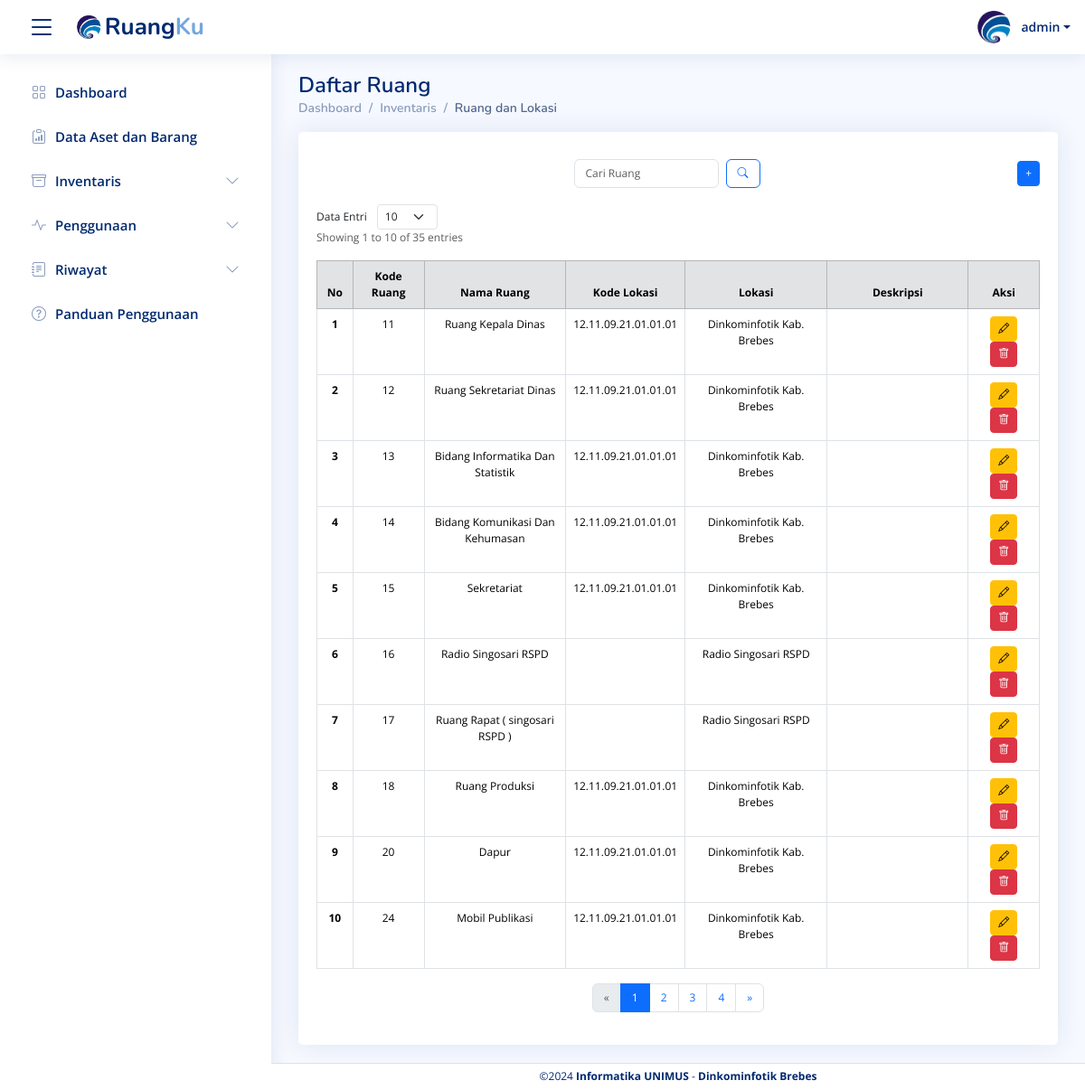
The page /lokasi.php (signed in) on the database its author committed.
### tables this page shows
CREATE TABLE `lokasi` (
  `id_lokasi` varchar(50) NOT NULL,
  `nama_lokasi` varchar(100) NOT NULL,
  `bid_lokasi` varchar(50) DEFAULT NULL,
  `tempat_lokasi` varchar(100) DEFAULT NULL,
  `kategori_lokasi` varchar(50) DEFAULT NULL,
  `desk_lokasi` text
);

### proses/lokasi/get data/get_lokasi.php (called while the page is built, shortened)
<?php
include('koneksi/koneksi.php');
$limit = isset($_GET['limit']) ? (int)$_GET['limit'] : 10;
$page = isset($_GET['page']) ? (int)$_GET['page'] : 1;
$start = ($page - 1) * $limit;
$search_query = "";
$search_params = [];
$param_types = "";
$sql = "SELECT * FROM lokasi $search_query LIMIT ?, ?";
$stmt = mysqli_prepare($conn, $sql);
$param_types .= "ii";
array_push($search_params, $start, $limit);
mysqli_stmt_bind_param($stmt, $param_types, ...$search_params);
mysqli_stmt_execute($stmt);
$result = mysqli_stmt_get_result($stmt);
$count_sql = "SELECT COUNT(*) AS total FROM lokasi $search_query";
$count_stmt = mysqli_prepare($conn, $count_sql);
mysqli_stmt_execute($count_stmt);
$count_result = mysqli_stmt_get_result($count_stmt);
$total_records = mysqli_fetch_assoc($count_result)['total'];
$total_pages = ceil($total_records / $limit);
$end = min($start + $limit, $total_records);
$showing_text = "Showing " . ($start + 1) . " to " . $end . " of " . $total_records . " entries";
$offset = $start;
$no = $offset + 1;
$visible_pages = 3;
$start_page = max(1, $page - floor($visible_pages / 2));
if ($page <= ceil($visible_pages / 2)) {
    $end_page = min($total_pages, $visible_pages);
}
?>

### lokasi.php (the view, shortened to what this page needs)
<?php
include("component/header.php");
include("proses/lokasi/get data/get_lokasi.php");
?>
<main id="main" class="main">
  <div class="pagetitle">
    <h1>Daftar Ruang</h1>
    <nav>
      <ol class="breadcrumb">
        <li class="breadcrumb-item"><a href="home.php">Dashboard</a></li>
        <li class="breadcrumb-item">Inventaris</li>
        <li class="breadcrumb-item active">Ruang dan Lokasi</li>
      </ol>
    </nav>
  </div>
  <div class="card">
    <div class="card-body" style="padding-top: 20px;">
      <div class="d-flex justify-content-between align-items-center mb-2" style="padding-top: 10px; padding-bottom: 10px">
        <div class="flex-grow-1 d-flex justify-content-center">
          <div class="search-bar">
            <form class="search-form d-flex align-items-center" method="GET" action="">
              <input type="text" name="query" placeholder="Cari Ruang" title="Cari Ruangan" class="form-control me-2" value="<?= isset($_GET['query']) ? htmlspecialchars($_GET['query']) : ''; ?>">
              <button type="submit" title="Cari" class="btn btn-outline-primary">
                <i class="bi bi-search"></i>
              </button>
            </form>
          </div>
        </div>
        <div>
          <a href="frm_tambah_lokasi.php" class="btn btn-primary btn-sm" title="Tambah Data Ruang">+
          </a>
        </div>
      </div>
      <div>
        <form method="GET" action="">
          <label for="entries" class="me-2">Data Entri</label>
          <select name="limit" id="entries" onchange="this.form.submit()" class="form-select form-select-sm" style="width: auto; display: inline-block;">
            <option value="10" <?= ($limit == 10) ? 'selected' : ''; ?>>10</option>
          </select>
        </form>
      </div>
      <?php
      echo "<p class='text-muted'>$showing_text</p>";
      ?>
      <div class="table-responsive">
        <table class="table table-bordered" style="font-size: 14px;">
          <thead class="table-secondary text-center">
            <tr>
              <th scope="col" style="width: 5%;">No</th>
              <th scope="col" style="width: 10%;">Kode Ruang</th>
              <th scope="col" style="width: 20%;">Nama Ruang</th>
              <th scope="col" style="width: 15%;">Kode Lokasi</th>
              <th scope="col" style="width: 20%;">Lokasi</th>
              <th scope="col" style="width: 20%;">Deskripsi</th>
              <th scope="col" style="width: 10%;">Aksi</th>
            </tr>
          </thead>
          <tbody>
            <?php
            while ($row = mysqli_fetch_assoc($result)) {
              echo "<tr class='text-center'>";
              echo "<th scope='row'>{$no}</th>";
              echo "<td>{$row['id_lokasi']}</td>";
              echo "<td>{$row['bid_lokasi']}</td>";
              echo "<td>{$row['nama_lokasi']}</td>";
              echo "<td>{$row['tempat_lokasi']}</td>";
              echo "<td>{$row['desk_lokasi']}</td>";
              echo "<td>
                    <a href='frm_edit_lokasi.php?id_lokasi={$row['id_lokasi']}' class='btn btn-warning btn-sm' title='Edit'>
                    <i class='bi bi-pencil'></i>
                    </a>
                    <button class='btn btn-danger btn-sm btn-hapus' data-id_lokasi='{$row['id_lokasi']}' title='Hapus'>
                    <i class='bi bi-trash'></i>
                    </button>
                    </td>";
              echo "</tr>";
              $no++;
            }
            ?>
          </tbody>
        </table>
        <?php if ($total_records > $limit) : ?>
          <nav aria-label="Page navigation example" class="d-flex justify-content-center">
            <ul class="pagination">
              <li class="page-item <?= ($page <= 1) ? 'disabled' : '' ?>">
                <a class="page-link" href="?page=<?= ($page > 1) ? ($page - 1) : 1 ?><?= isset($_GET['filter']) ? '&filter=' . $_GET['filter'] : '' ?>" aria-label="Sebelumnya" title="Sebelumnya">
                  <span aria-hidden="true">&laquo;</span>
                </a>
              </li>
              <?php
              for ($i = $start_page; $i <= $end_page; $i++) {
                echo '<li class="page-item ' . ($page == $i ? 'active' : '') . '">';
                echo '<a class="page-link" href="?page=' . $i . '">' . $i . '</a>';
                echo '</li>';
              }
              if ($end_page < $total_pages) {
                echo '<li class="page-item"><a class="page-link" href="?page=' . $total_pages . '">' . $total_pages . '</a></li>';
              }
              ?>
              <li class="page-item <?= ($page >= $total_pages) ? 'disabled' : '' ?>">
                <a class="page-link" href="?page=<?= ($page < $total_pages) ? ($page + 1) : $total_pages ?><?= isset($_GET['filter']) ? '&filter=' . $_GET['filter'] : '' ?>" aria-label="Next">
                  <span aria-hidden="true">&raquo;</span>
                </a>
              </li>
            </ul>
          </nav>
        <?php endif; ?>
      </div>
    </div>
  </div>
</main>
<?php include("component/footer.php"); ?>

### css/style.css (style rules this page uses)
:root { scroll-behavior: smooth; }
body { font-family: "Open Sans", sans-serif; background: #f6f9ff; color: #444444; }
a { color: #4154f1; text-decoration: none; }
h1, h2, h3, h4, h5, h6 { font-family: "Nunito", sans-serif; }
#main { margin-top: 60px; padding: 20px 30px; transition: all 0.3s; }
.pagetitle { margin-bottom: 10px; }
.pagetitle h1 { font-size: 24px; margin-bottom: 0; font-weight: 600; color: #012970; }
.card { margin-bottom: 30px; border: none; border-radius: 5px; box-shadow: 0px 0 30px rgba(1, 41, 112, 0.1); }
.card-body { padding: 0 20px 20px 20px; }
.breadcrumb { font-size: 14px; font-family: "Nunito", sans-serif; color: #899bbd; font-weight: 600; }
.breadcrumb a { color: #899bbd; transition: 0.3s; }
.breadcrumb .breadcrumb-item::before { color: #899bbd; }
.breadcrumb .active { color: #51678f; font-weight: 600; }
@media (min-width: 1200px) { #main, #footer { margin-left: 300px; } }

### css/kita.css (style rules this page uses)
.card { margin-bottom: 30px; border: none; border-radius: 5px; box-shadow: 0px 0 30px rgba(1, 41, 112, 0.1); }

### component/header.php (style rules this page uses)
.card-body * { font-size: 12px !important; }

### rows shown on the page
lokasi: id_lokasi "11", bid_lokasi "Ruang Kepala Dinas", nama_lokasi "12.11.09.21.01.01.01", tempat_lokasi "Dinkominfotik Kab. Brebes"
lokasi: id_lokasi "12", bid_lokasi "Ruang Sekretariat Dinas", nama_lokasi "12.11.09.21.01.01.01", tempat_lokasi "Dinkominfotik Kab. Brebes"
lokasi: id_lokasi "13", bid_lokasi "Bidang Informatika Dan Statistik", nama_lokasi "12.11.09.21.01.01.01", tempat_lokasi "Dinkominfotik Kab. Brebes"
lokasi: id_lokasi "14", bid_lokasi "Bidang Komunikasi Dan Kehumasan", nama_lokasi "12.11.09.21.01.01.01", tempat_lokasi "Dinkominfotik Kab. Brebes"
lokasi: id_lokasi "15", bid_lokasi "Sekretariat", nama_lokasi "12.11.09.21.01.01.01", tempat_lokasi "Dinkominfotik Kab. Brebes"
lokasi: id_lokasi "16", bid_lokasi "Radio Singosari RSPD", tempat_lokasi "Radio Singosari RSPD"
lokasi: id_lokasi "17", bid_lokasi "Ruang Rapat ( singosari RSPD )", tempat_lokasi "Radio Singosari RSPD"
lokasi: id_lokasi "18", bid_lokasi "Ruang Produksi", nama_lokasi "12.11.09.21.01.01.01", tempat_lokasi "Dinkominfotik Kab. Brebes"
lokasi: id_lokasi "20", bid_lokasi "Dapur", nama_lokasi "12.11.09.21.01.01.01", tempat_lokasi "Dinkominfotik Kab. Brebes"
lokasi: id_lokasi "24", bid_lokasi "Mobil Publikasi", nama_lokasi "12.11.09.21.01.01.01", tempat_lokasi "Dinkominfotik Kab. Brebes"

### other values the page prints
$nama_admin "admin"
$showing_text "Showing 1 to 10 of 35 entries"
$total_pages "4"
